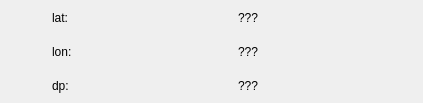
<?xml version="1.0" encoding="UTF-8"?>
<ui version="4.0">
 <class>AttribPointWidget</class>
 <widget class="QWidget" name="AttribPointWidget">
  <property name="geometry">
   <rect>
    <x>0</x>
    <y>0</y>
    <width>423</width>
    <height>103</height>
   </rect>
  </property>
  <property name="minimumSize">
   <size>
    <width>0</width>
    <height>60</height>
   </size>
  </property>
  <property name="windowTitle">
   <string>Form</string>
  </property>
  <layout class="QHBoxLayout" name="horizontalLayout_2">
   <property name="spacing">
    <number>1</number>
   </property>
   <property name="leftMargin">
    <number>1</number>
   </property>
   <property name="topMargin">
    <number>1</number>
   </property>
   <property name="rightMargin">
    <number>1</number>
   </property>
   <property name="bottomMargin">
    <number>1</number>
   </property>
   <item>
    <layout class="QHBoxLayout" name="horizontalLayout">
     <item>
      <widget class="QLabel" name="tool_label">
       <property name="minimumSize">
        <size>
         <width>10</width>
         <height>10</height>
        </size>
       </property>
       <property name="maximumSize">
        <size>
         <width>50</width>
         <height>50</height>
        </size>
       </property>
       <property name="text">
        <string/>
       </property>
       <property name="pixmap">
        <pixmap resource="ressources.qrc">:/icons/ressources/icon_ptinteret.png</pixmap>
       </property>
       <property name="scaledContents">
        <bool>true</bool>
       </property>
       <property name="margin">
        <number>5</number>
       </property>
      </widget>
     </item>
     <item>
      <layout class="QGridLayout" name="gridLayout">
       <item row="1" column="0">
        <widget class="QLabel" name="label_2">
         <property name="text">
          <string>lon:</string>
         </property>
         <property name="textFormat">
          <enum>Qt::PlainText</enum>
         </property>
        </widget>
       </item>
       <item row="0" column="1">
        <widget class="QLabel" name="x_label">
         <property name="text">
          <string>???</string>
         </property>
         <property name="textFormat">
          <enum>Qt::PlainText</enum>
         </property>
        </widget>
       </item>
       <item row="1" column="1">
        <widget class="QLabel" name="y_label">
         <property name="text">
          <string>???</string>
         </property>
         <property name="textFormat">
          <enum>Qt::PlainText</enum>
         </property>
        </widget>
       </item>
       <item row="0" column="0">
        <widget class="QLabel" name="label">
         <property name="text">
          <string>lat:</string>
         </property>
         <property name="textFormat">
          <enum>Qt::PlainText</enum>
         </property>
        </widget>
       </item>
       <item row="2" column="1">
        <widget class="QLabel" name="z_label">
         <property name="text">
          <string>???</string>
         </property>
         <property name="textFormat">
          <enum>Qt::PlainText</enum>
         </property>
        </widget>
       </item>
       <item row="2" column="0">
        <widget class="QLabel" name="label_3">
         <property name="text">
          <string>dp:</string>
         </property>
         <property name="textFormat">
          <enum>Qt::PlainText</enum>
         </property>
        </widget>
       </item>
      </layout>
     </item>
    </layout>
   </item>
  </layout>
 </widget>
 <resources>
  <include location="ressources.qrc"/>
 </resources>
 <connections/>
</ui>
